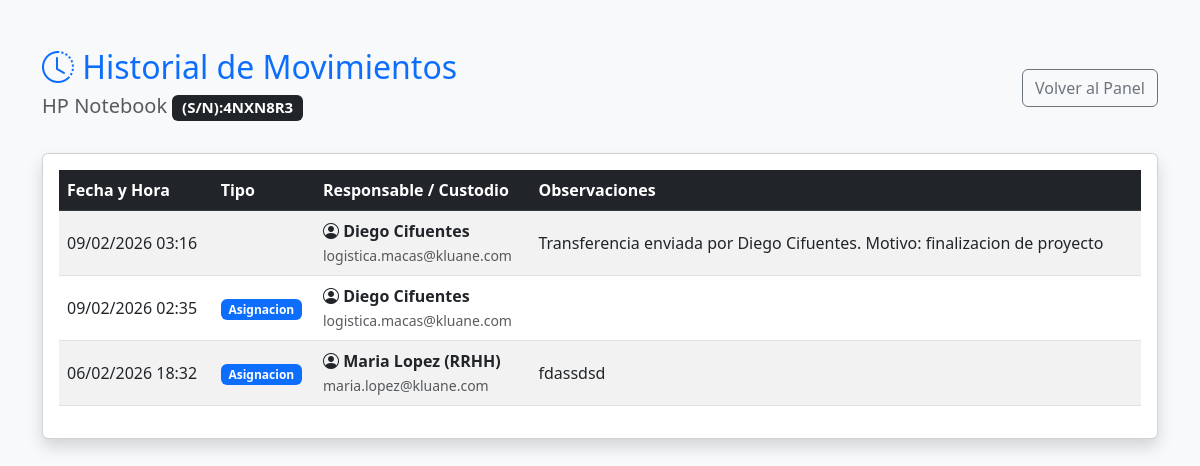
/views/admin/historial.php?id=8 (signed in), run on the app's committed database.
### tables this page shows
CREATE TABLE `activos` (
  `id_activo` int(11) NOT NULL,
  `codigo_interno` varchar(50) NOT NULL,
  `serie` varchar(100) DEFAULT NULL,
  `marca` varchar(50) DEFAULT NULL,
  `modelo` varchar(100) DEFAULT NULL,
  `estado` enum('Operativo','Dañado','Mantenimiento','Baja') DEFAULT 'Operativo',
  `id_categoria` int(11) NOT NULL,
  `id_sede_actual` int(11) NOT NULL,
  `id_usuario_responsable` int(11) DEFAULT NULL,
  `observaciones` text DEFAULT NULL,
  `fecha_registro` timestamp NOT NULL DEFAULT current_timestamp(),
  `necesita_insumos` enum('SI','NO') DEFAULT 'NO'
);

CREATE TABLE `historial_movimientos` (
  `id_historial` int(11) NOT NULL,
  `id_activo` int(11) NOT NULL,
  `id_usuario_responsable` int(11) NOT NULL,
  `fecha_asignacion` timestamp NOT NULL DEFAULT current_timestamp(),
  `observacion` text DEFAULT NULL,
  `tipo_movimiento` enum('Asignacion','Devolucion','Mantenimiento') DEFAULT 'Asignacion',
  `fecha_movimiento` datetime DEFAULT current_timestamp(),
  `ubicacion_destino` varchar(100) DEFAULT 'Desconocido'
);

CREATE TABLE `usuarios` (
  `id_usuario` int(11) NOT NULL,
  `nombre_completo` varchar(100) NOT NULL,
  `area` varchar(100) DEFAULT 'General',
  `email` varchar(100) NOT NULL,
  `password` varchar(255) NOT NULL,
  `id_rol` int(11) NOT NULL,
  `id_sede` int(11) DEFAULT NULL
);

### models/Activo.php (called while the page is built, shortened)
<?php
require_once __DIR__ . '/../config/conexion.php';
class Activo {
    private $conn;
    private $table_name = "activos";
    public function __construct() {
        $database = new Conexion();
        $this->conn = $database->getConexion();
    }
    public function obtenerPorId($id) {
        $query = "SELECT * FROM " . $this->table_name . " WHERE id_activo = ? LIMIT 0,1";
        $stmt = $this->conn->prepare($query);
        $stmt->bindParam(1, $id);
        $stmt->execute();
        return $stmt->fetch(PDO::FETCH_ASSOC);
    }
    public function obtenerHistorial($id_activo) {
        $query = "SELECT h.*, u.nombre_completo, u.email
                  FROM historial_movimientos h
                  INNER JOIN usuarios u ON h.id_usuario_responsable = u.id_usuario
                  WHERE h.id_activo = :id
                  ORDER BY h.fecha_asignacion DESC";
        $stmt = $this->conn->prepare($query);
        $stmt->bindParam(":id", $id_activo);
        $stmt->execute();
        return $stmt;
    }
}
?>

### config/conexion.php (called while the page is built, shortened)
<?php
class Conexion {
    private $host = "localhost";
    private $db_name = "kluane_inventario";
    private $username = "root";
    private $password = "";
    public function getConexion() {
        $this->conn = null;
        try {
            $this->conn = new PDO("mysql:host=" . $this->host . ";dbname=" . $this->db_name, $this->username, $this->password);
            $this->conn->exec("set names utf8");
            $this->conn->setAttribute(PDO::ATTR_ERRMODE, PDO::ERRMODE_EXCEPTION);
        } catch(PDOException $exception) {
            echo "Error de conexión: " . $exception->getMessage();
        }
        return $this->conn;
    }
}
?>

### views/admin/historial.php (the view, shortened to what this page needs)
<?php
require_once '../../models/Activo.php';
$activoModel = new Activo();
$equipo = $activoModel->obtenerPorId($_GET['id']);
$historial = $activoModel->obtenerHistorial($_GET['id']);
?>
<!DOCTYPE html>
<html lang="es">
<head>
    <link href="https://cdn.jsdelivr.net/npm/bootstrap@5.3.0/dist/css/bootstrap.min.css" rel="stylesheet">
    <link rel="stylesheet" href="https://cdn.jsdelivr.net/npm/bootstrap-icons@1.11.0/font/bootstrap-icons.css">
</head>
<body class="bg-light">
    <div class="container mt-5">
        <div class="d-flex justify-content-between align-items-center mb-4">
            <div>
                <h2 class="text-primary"><i class="bi bi-clock-history"></i> Historial de Movimientos</h2>
                <h5 class="text-muted">
                    <?php echo $equipo['marca'] . " " . $equipo['modelo']; ?>
                    <span class="badge bg-dark"><?php echo $equipo['serie']; ?></span>
                </h5>
            </div>
            <a href="dashboard.php" class="btn btn-outline-secondary">Volver al Panel</a>
        </div>
        <div class="card shadow">
            <div class="card-body">
                <div class="table-responsive">
                    <table class="table table-striped align-middle">
                        <thead class="table-dark">
                            <tr>
                                <th>Fecha y Hora</th>
                                <th>Tipo</th>
                                <th>Responsable / Custodio</th>
                                <th>Observaciones</th>
                            </tr>
                        </thead>
                        <tbody>
                            <?php while ($row = $historial->fetch(PDO::FETCH_ASSOC)) { ?>
                                <tr>
                                    <td><?php echo date("d/m/Y H:i", strtotime($row['fecha_asignacion'])); ?></td>
                                    <td>
                                        <span class="badge bg-primary"><?php echo $row['tipo_movimiento']; ?></span>
                                    </td>
                                    <td>
                                        <i class="bi bi-person-circle"></i>
                                        <strong><?php echo $row['nombre_completo']; ?></strong><br>
                                        <small class="text-muted"><?php echo $row['email']; ?></small>
                                    </td>
                                    <td><?php echo $row['observacion']; ?></td>
                                </tr>
                            <?php } ?>
                        </tbody>
                    </table>
                </div>
            </div>
        </div>
    </div>
</body>
</html>

### data on the page
activos: marca "HP", modelo "Notebook", serie "(S/N):4NXN8R3"
historial_movimientos: fecha_asignacion "09/02/2026 03:16", id_usuario_responsable.nombre_completo "Diego Cifuentes", id_usuario_responsable.email "logistica.macas@kluane.com", observacion "Transferencia enviada por Diego Cifuentes. Motivo: finalizacion de proyecto"
historial_movimientos: fecha_asignacion "09/02/2026 02:35", tipo_movimiento "Asignacion", id_usuario_responsable.nombre_completo "Diego Cifuentes", id_usuario_responsable.email "logistica.macas@kluane.com"
historial_movimientos: fecha_asignacion "06/02/2026 18:32", tipo_movimiento "Asignacion", id_usuario_responsable.nombre_completo "Maria Lopez (RRHH)", id_usuario_responsable.email "maria.lopez@kluane.com", observacion "fdassdsd"
